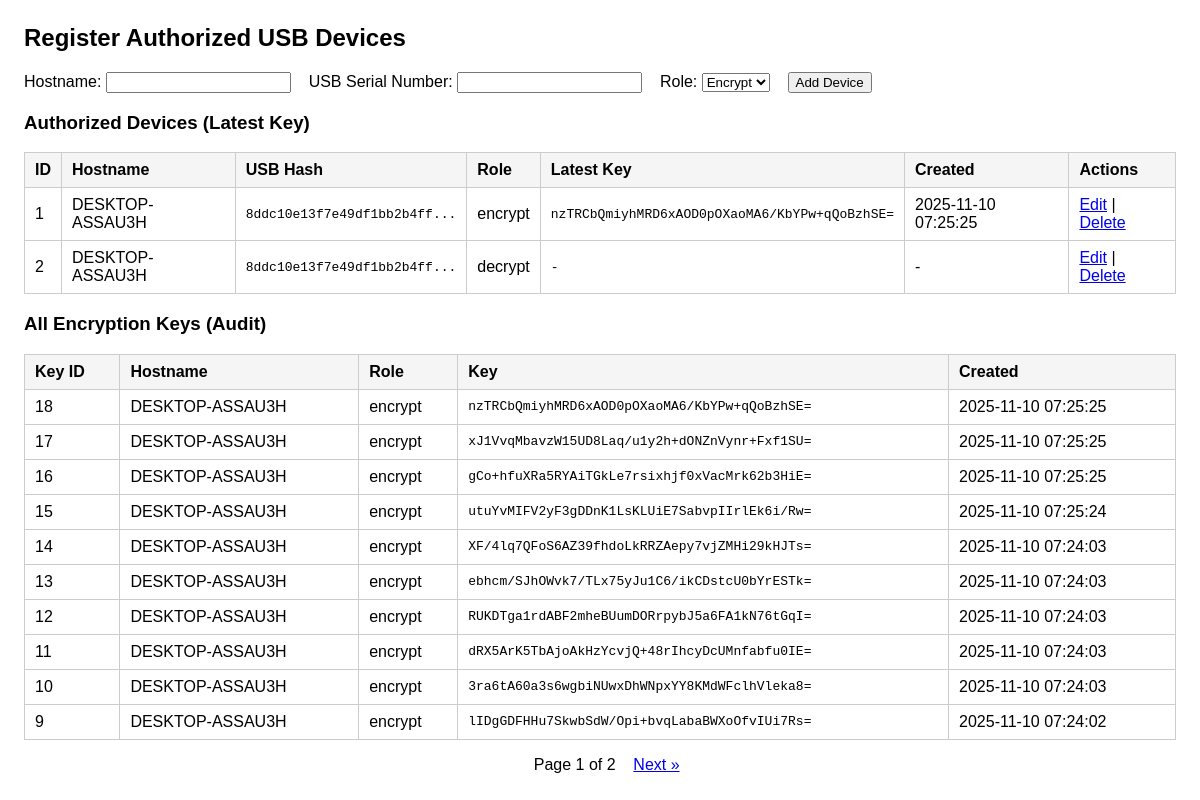
Before: / with the older database file.
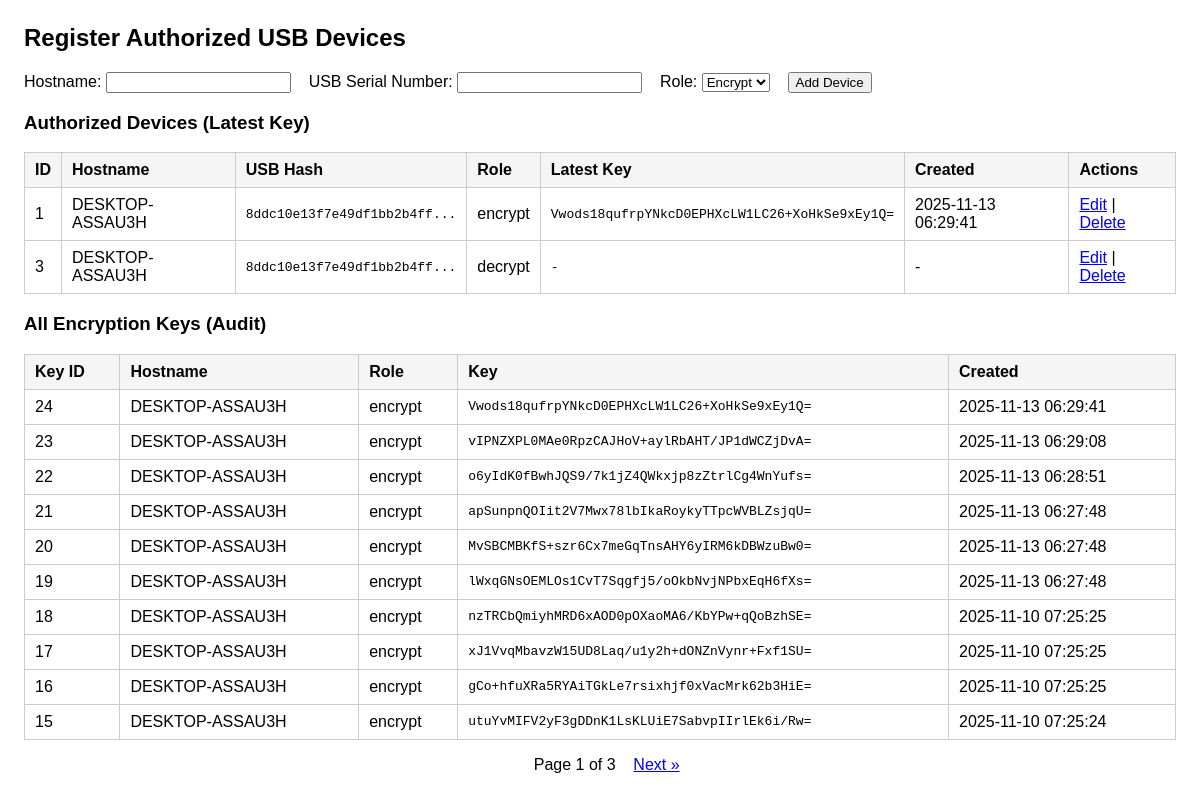
After: the same page with the newer database file.
### tables this page shows
CREATE TABLE encryption_keys (
    id INTEGER PRIMARY KEY AUTOINCREMENT,
    device_id INTEGER,
    aes_key TEXT NOT NULL,
    created_at TIMESTAMP DEFAULT CURRENT_TIMESTAMP,
    FOREIGN KEY(device_id) REFERENCES authorized_devices(id)
);

CREATE TABLE authorized_devices (
    id INTEGER PRIMARY KEY AUTOINCREMENT,
    hostname TEXT NOT NULL,
    usb_serial_hash TEXT NOT NULL,
    role TEXT NOT NULL CHECK(role IN ('encrypt','decrypt'))
);

### app.py (the view)
@app.route('/')
def index():
    conn = get_db()
    conn.row_factory = sqlite3.Row
    c = conn.cursor()
    c.execute('''
        SELECT ad.id, ad.hostname, ad.usb_serial_hash, ad.role,
               ek.id AS key_id, ek.aes_key, ek.created_at
        FROM authorized_devices ad
        LEFT JOIN (
            SELECT * FROM encryption_keys
            WHERE id IN (SELECT MAX(id) FROM encryption_keys GROUP BY device_id)
        ) ek ON ek.device_id = ad.id
        ORDER BY ad.id ASC
    ''')
    devices = c.fetchall()
    page = request.args.get('page', 1, type=int)
    per_page = 10
    offset = (page - 1) * per_page
    c.execute("SELECT COUNT(*) as count FROM encryption_keys")
    total_rows = c.fetchone()['count']
    total_pages = math.ceil(total_rows / per_page) if total_rows else 1
    c.execute('''
        SELECT ek.id AS key_id, ek.device_id, ad.hostname, ad.role, ek.aes_key, ek.created_at
        FROM encryption_keys ek
        JOIN authorized_devices ad ON ad.id = ek.device_id
        ORDER BY ek.id DESC
        LIMIT ? OFFSET ?
    ''', (per_page, offset))
    keys = c.fetchall()
    conn.close()
    return render_template(
        'index.html',
        devices=devices,
        keys=keys,
        page=page,
        total_pages=total_pages
    )

### app.py (called while the page is built)
def get_db():
    return sqlite3.connect('usb_security.db')

### templates/index.html (shortened to what this page needs)
<!doctype html>
<html>
<head>
</head>
<body>
  <h2>Register Authorized USB Devices</h2>
  <form method="POST" action="/add">
    <label>Hostname:</label>
    <input type="text" name="hostname" required>
    <label>USB Serial Number:</label>
    <input type="text" name="usb_serial" required>
    <label>Role:</label>
    <select name="role" required>
      <option value="encrypt">Encrypt</option>
    </select>
    <input type="submit" value="Add Device">
  </form>
  <h3>Authorized Devices (Latest Key)</h3>
<table>
  <tr>
    <th>ID</th>
    <th>Hostname</th>
    <th>USB Hash</th>
    <th>Role</th>
    <th>Latest Key</th>
    <th>Created</th>
    <th>Actions</th>
  </tr>
  {% for d in devices %}
  <tr>
    <td>{{ d['id'] }}</td>
    <td>{{ d['hostname'] }}</td>
    <td class="hash">{{ d['usb_serial_hash'][:24] }}...</td>
    <td>{{ d['role'] }}</td>
    <td class="hash">{{ d['aes_key'] if d['aes_key'] else '-' }}</td>
    <td>{{ d['created_at'] if d['created_at'] else '-' }}</td>
    <td>
      <a href="/edit/{{ d['id'] }}">Edit</a> |
      <a href="/delete/{{ d['id'] }}" onclick="return confirm('Delete this device?');">Delete</a>
    </td>
  </tr>
  {% endfor %}
</table>
    <h3>All Encryption Keys (Audit)</h3>
  <table>
    <tr>
      <th>Key ID</th><th>Hostname</th><th>Role</th><th>Key</th><th>Created</th>
    </tr>
    {% for k in keys %}
    <tr>
      <td>{{ k['key_id'] }}</td>
      <td>{{ k['hostname'] }}</td>
      <td>{{ k['role'] }}</td>
      <td class="hash">{{ k['aes_key'] }}</td>
      <td>{{ k['created_at'] }}</td>
    </tr>
    {% endfor %}
  </table>
  <div style="margin-top: 16px; text-align: center;">
    {% if total_pages > 1 %}
      &nbsp;&nbsp; Page {{ page }} of {{ total_pages }} &nbsp;&nbsp;
      {% if page < total_pages %}
        <a href="/?page={{ page + 1 }}">Next »</a>
      {% endif %}
    {% endif %}
  </div>
</body>
</html>

### templates/index.html (style rules this page uses)
body { font-family: Arial, sans-serif; margin: 24px; }
table { border-collapse: collapse; width: 100%; margin-top: 16px; }
th, td { border: 1px solid #ccc; padding: 8px 10px; text-align: left; }
th { background: #f5f5f5; }
.hash { font-family: monospace; }

Changed rows visible on the page:
removed authorized_devices: id "2", hostname "DESKTOP-ASSAU3H", usb_serial_hash "8ddc10e13f7e49df1bb2b4ff", role "decrypt", d "-"
no longer on this page (row unchanged): encryption_keys: key_id "14", hostname "DESKTOP-ASSAU3H", role "encrypt", aes_key "XF/4lq7QFoS6AZ39fhdoLkRRZAepy7vjZMHi29kHJTs=", created_at "2025-11-10 07:24:03", shown under "All Encryption Keys (Audit)"
no longer on this page (row unchanged): encryption_keys: key_id "13", hostname "DESKTOP-ASSAU3H", role "encrypt", aes_key "ebhcm/SJhOWvk7/TLx75yJu1C6/ikCDstcU0bYrESTk=", created_at "2025-11-10 07:24:03", shown under "All Encryption Keys (Audit)"
no longer on this page (row unchanged): encryption_keys: key_id "12", hostname "DESKTOP-ASSAU3H", role "encrypt", aes_key "RUKDTga1rdABF2mheBUumDORrpybJ5a6FA1kN76tGqI=", created_at "2025-11-10 07:24:03", shown under "All Encryption Keys (Audit)"
no longer on one of the page's lists (row unchanged): encryption_keys: id "1", hostname "DESKTOP-ASSAU3H", usb_serial_hash "8ddc10e13f7e49df1bb2b4ff", role "encrypt", aes_key "nzTRCbQmiyhMRD6xAOD0pOXaoMA6/KbYPw+qQoBzhSE=", created_at "2025-11-10 07:25:25"
no longer on this page (row unchanged): encryption_keys: key_id "11", hostname "DESKTOP-ASSAU3H", role "encrypt", aes_key "dRX5ArK5TbAjoAkHzYcvjQ+48rIhcyDcUMnfabfu0IE=", created_at "2025-11-10 07:24:03", shown under "All Encryption Keys (Audit)"
no longer on this page (row unchanged): encryption_keys: key_id "10", hostname "DESKTOP-ASSAU3H", role "encrypt", aes_key "3ra6tA60a3s6wgbiNUwxDhWNpxYY8KMdWFclhVleka8=", created_at "2025-11-10 07:24:03", shown under "All Encryption Keys (Audit)"
no longer on this page (row unchanged): encryption_keys: key_id "9", hostname "DESKTOP-ASSAU3H", role "encrypt", aes_key "lIDgGDFHHu7SkwbSdW/Opi+bvqLabaBWXoOfvIUi7Rs=", created_at "2025-11-10 07:24:02", shown under "All Encryption Keys (Audit)"
added encryption_keys: id "1", hostname "DESKTOP-ASSAU3H", usb_serial_hash "8ddc10e13f7e49df1bb2b4ff", role "encrypt", aes_key "Vwods18qufrpYNkcD0EPHXcLW1LC26+XoHkSe9xEy1Q=", created_at "2025-11-13 06:29:41", key_id "24"
added authorized_devices: id "3", hostname "DESKTOP-ASSAU3H", usb_serial_hash "8ddc10e13f7e49df1bb2b4ff", role "decrypt", d "-"
added encryption_keys: key_id "23", hostname "DESKTOP-ASSAU3H", role "encrypt", aes_key "vIPNZXPL0MAe0RpzCAJHoV+aylRbAHT/JP1dWCZjDvA=", created_at "2025-11-13 06:29:08", shown under "All Encryption Keys (Audit)"
added encryption_keys: key_id "22", hostname "DESKTOP-ASSAU3H", role "encrypt", aes_key "o6yIdK0fBwhJQS9/7k1jZ4QWkxjp8zZtrlCg4WnYufs=", created_at "2025-11-13 06:28:51", shown under "All Encryption Keys (Audit)"
added encryption_keys: key_id "21", hostname "DESKTOP-ASSAU3H", role "encrypt", aes_key "apSunpnQOIit2V7Mwx78lbIkaRoykyTTpcWVBLZsjqU=", created_at "2025-11-13 06:27:48", shown under "All Encryption Keys (Audit)"
added encryption_keys: key_id "20", hostname "DESKTOP-ASSAU3H", role "encrypt", aes_key "MvSBCMBKfS+szr6Cx7meGqTnsAHY6yIRM6kDBWzuBw0=", created_at "2025-11-13 06:27:48", shown under "All Encryption Keys (Audit)"
added encryption_keys: key_id "19", hostname "DESKTOP-ASSAU3H", role "encrypt", aes_key "lWxqGNsOEMLOs1CvT7Sqgfj5/oOkbNvjNPbxEqH6fXs=", created_at "2025-11-13 06:27:48", shown under "All Encryption Keys (Audit)"
Other visible differences:
{{ total_pages }}: "2" → "3"
